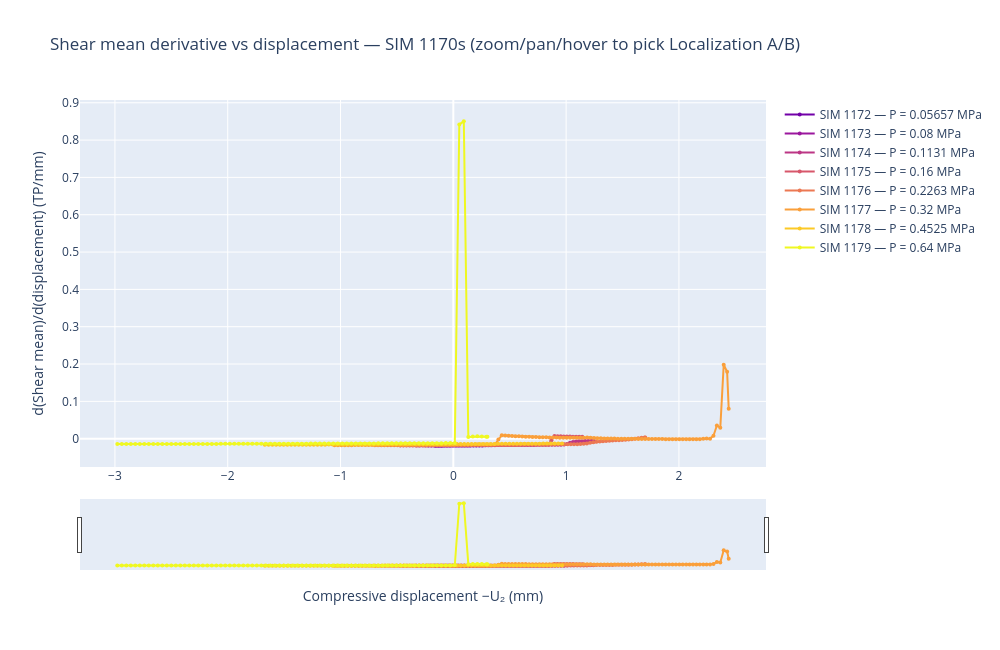

The code cell stored with this chart in its notebook:
### Markdown cell above
## Plot 3b — d(Shear mean)/d(displacement) vs displacement

### Code cell
import plotly.graph_objects as go

fig = go.Figure()
cmap = plt.get_cmap('plasma', len(SIMS))

for idx, sim in enumerate(SIMS):
    a2   = load_pkl(os.path.join(RESULTS_DIR, f'DATA_PICK_{sim}_A2.pkl'))
    tp2l = load_pkl(os.path.join(RESULTS_DIR, f'DATA_PICK_{sim}_TP2_L.pkl'))
    if a2 is None or tp2l is None:
        del a2, tp2l
        continue
    displ      = -np.array(a2['U2']['PERN-9999997'])
    shear_mean = np.array(tp2l['shear_mean'])
    del a2, tp2l

    dshear_dd = np.gradient(shear_mean, displ)
    r, g, b, _ = cmap(idx)
    color = f'rgb({int(r*255)},{int(g*255)},{int(b*255)})'

    fig.add_trace(go.Scatter(
        x=displ, y=dshear_dd, mode='lines+markers',
        marker=dict(size=4), line=dict(color=color),
        name=f'SIM {sim} — P = {PRESSURES[sim]:.4g} MPa',
        hovertemplate='SIM %{text}<br>displ = %{x:.4f} mm<br>d(shear)/d(displ) = %{y:.5f}<extra></extra>',
        text=[str(sim)] * len(displ),
    ))

fig.update_layout(
    title='Shear mean derivative vs displacement — SIM 1170s (zoom/pan/hover to pick Localization A/B)',
    xaxis_title='Compressive displacement −U₂ (mm)',
    yaxis_title='d(Shear mean)/d(displacement) (TP/mm)',
    width=1000, height=650,
    hovermode='closest',
)
fig.update_xaxes(rangeslider_visible=True)
fig.show()
